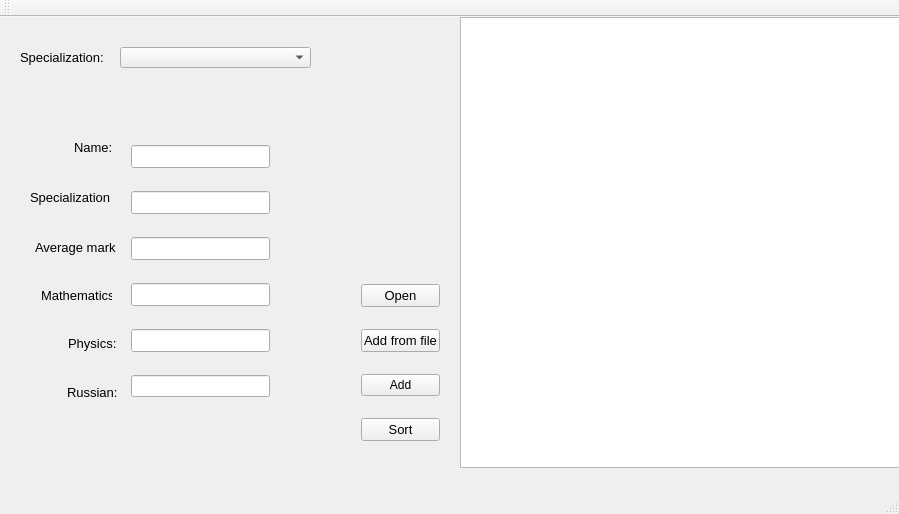
<?xml version="1.0" encoding="UTF-8"?>
<ui version="4.0">
 <class>WindowClass</class>
 <widget class="QMainWindow" name="WindowClass">
  <property name="geometry">
   <rect>
    <x>0</x>
    <y>0</y>
    <width>899</width>
    <height>514</height>
   </rect>
  </property>
  <property name="windowTitle">
   <string>Window</string>
  </property>
  <widget class="QWidget" name="centralWidget">
   <widget class="QPlainTextEdit" name="plainTextEdit">
    <property name="geometry">
     <rect>
      <x>460</x>
      <y>0</y>
      <width>441</width>
      <height>451</height>
     </rect>
    </property>
   </widget>
   <widget class="QWidget" name="verticalLayoutWidget">
    <property name="geometry">
     <rect>
      <x>350</x>
      <y>240</y>
      <width>101</width>
      <height>211</height>
     </rect>
    </property>
    <layout class="QVBoxLayout" name="verticalLayout">
     <item>
      <widget class="QPushButton" name="pushButtonOpen">
       <property name="font">
        <font>
         <pointsize>10</pointsize>
        </font>
       </property>
       <property name="text">
        <string>Open</string>
       </property>
      </widget>
     </item>
     <item>
      <widget class="QPushButton" name="pushButtonAddFromFile">
       <property name="font">
        <font>
         <pointsize>10</pointsize>
        </font>
       </property>
       <property name="text">
        <string>Add from file</string>
       </property>
      </widget>
     </item>
     <item>
      <widget class="QPushButton" name="pushButtonAdd">
       <property name="text">
        <string>Add</string>
       </property>
      </widget>
     </item>
     <item>
      <widget class="QPushButton" name="pushButton">
       <property name="font">
        <font>
         <pointsize>10</pointsize>
        </font>
       </property>
       <property name="text">
        <string>Sort</string>
       </property>
      </widget>
     </item>
    </layout>
   </widget>
   <widget class="QLabel" name="label">
    <property name="geometry">
     <rect>
      <x>20</x>
      <y>30</y>
      <width>111</width>
      <height>20</height>
     </rect>
    </property>
    <property name="font">
     <font>
      <pointsize>10</pointsize>
     </font>
    </property>
    <property name="text">
     <string>Specialization:</string>
    </property>
   </widget>
   <widget class="QComboBox" name="comboBox">
    <property name="geometry">
     <rect>
      <x>120</x>
      <y>30</y>
      <width>191</width>
      <height>21</height>
     </rect>
    </property>
   </widget>
   <widget class="QWidget" name="verticalLayoutWidget_2">
    <property name="geometry">
     <rect>
      <x>120</x>
      <y>100</y>
      <width>161</width>
      <height>311</height>
     </rect>
    </property>
    <layout class="QVBoxLayout" name="verticalLayout_2">
     <item>
      <widget class="QLineEdit" name="lineEdit">
       <property name="font">
        <font>
         <pointsize>10</pointsize>
        </font>
       </property>
      </widget>
     </item>
     <item>
      <widget class="QLineEdit" name="lineEdit_2">
       <property name="font">
        <font>
         <pointsize>10</pointsize>
        </font>
       </property>
      </widget>
     </item>
     <item>
      <widget class="QLineEdit" name="lineEdit_3">
       <property name="font">
        <font>
         <pointsize>10</pointsize>
        </font>
       </property>
      </widget>
     </item>
     <item>
      <widget class="QLineEdit" name="lineEdit_4">
       <property name="font">
        <font>
         <pointsize>10</pointsize>
        </font>
       </property>
      </widget>
     </item>
     <item>
      <widget class="QLineEdit" name="lineEdit_5">
       <property name="font">
        <font>
         <pointsize>10</pointsize>
        </font>
       </property>
      </widget>
     </item>
     <item>
      <widget class="QLineEdit" name="lineEdit_6"/>
     </item>
    </layout>
   </widget>
   <widget class="QLabel" name="label_3">
    <property name="geometry">
     <rect>
      <x>74</x>
      <y>103</y>
      <width>41</width>
      <height>55</height>
     </rect>
    </property>
    <property name="font">
     <font>
      <pointsize>10</pointsize>
     </font>
    </property>
    <property name="text">
     <string>Name:</string>
    </property>
   </widget>
   <widget class="QLabel" name="label_2">
    <property name="geometry">
     <rect>
      <x>35</x>
      <y>195</y>
      <width>81</width>
      <height>70</height>
     </rect>
    </property>
    <property name="font">
     <font>
      <pointsize>10</pointsize>
     </font>
    </property>
    <property name="text">
     <string>Average mark:</string>
    </property>
   </widget>
   <widget class="QLabel" name="label_4">
    <property name="geometry">
     <rect>
      <x>41</x>
      <y>230</y>
      <width>71</width>
      <height>96</height>
     </rect>
    </property>
    <property name="font">
     <font>
      <pointsize>10</pointsize>
     </font>
    </property>
    <property name="text">
     <string>Mathematics:</string>
    </property>
   </widget>
   <widget class="QLabel" name="label_5">
    <property name="geometry">
     <rect>
      <x>68</x>
      <y>311</y>
      <width>51</width>
      <height>31</height>
     </rect>
    </property>
    <property name="font">
     <font>
      <pointsize>10</pointsize>
     </font>
    </property>
    <property name="text">
     <string>Physics:</string>
    </property>
   </widget>
   <widget class="QLabel" name="label_6">
    <property name="geometry">
     <rect>
      <x>67</x>
      <y>350</y>
      <width>51</width>
      <height>51</height>
     </rect>
    </property>
    <property name="font">
     <font>
      <pointsize>10</pointsize>
     </font>
    </property>
    <property name="text">
     <string>Russian:</string>
    </property>
   </widget>
   <widget class="QLabel" name="label_7">
    <property name="geometry">
     <rect>
      <x>30</x>
      <y>170</y>
      <width>81</width>
      <height>20</height>
     </rect>
    </property>
    <property name="font">
     <font>
      <pointsize>10</pointsize>
     </font>
    </property>
    <property name="text">
     <string>Specialization:</string>
    </property>
   </widget>
  </widget>
  <widget class="QMenuBar" name="menuBar">
   <property name="geometry">
    <rect>
     <x>0</x>
     <y>0</y>
     <width>899</width>
     <height>22</height>
    </rect>
   </property>
  </widget>
  <widget class="QToolBar" name="mainToolBar">
   <attribute name="toolBarArea">
    <enum>TopToolBarArea</enum>
   </attribute>
   <attribute name="toolBarBreak">
    <bool>false</bool>
   </attribute>
  </widget>
  <widget class="QStatusBar" name="statusBar"/>
 </widget>
 <layoutdefault spacing="6" margin="11"/>
 <resources>
  <include location="Window.qrc"/>
 </resources>
 <connections/>
</ui>
